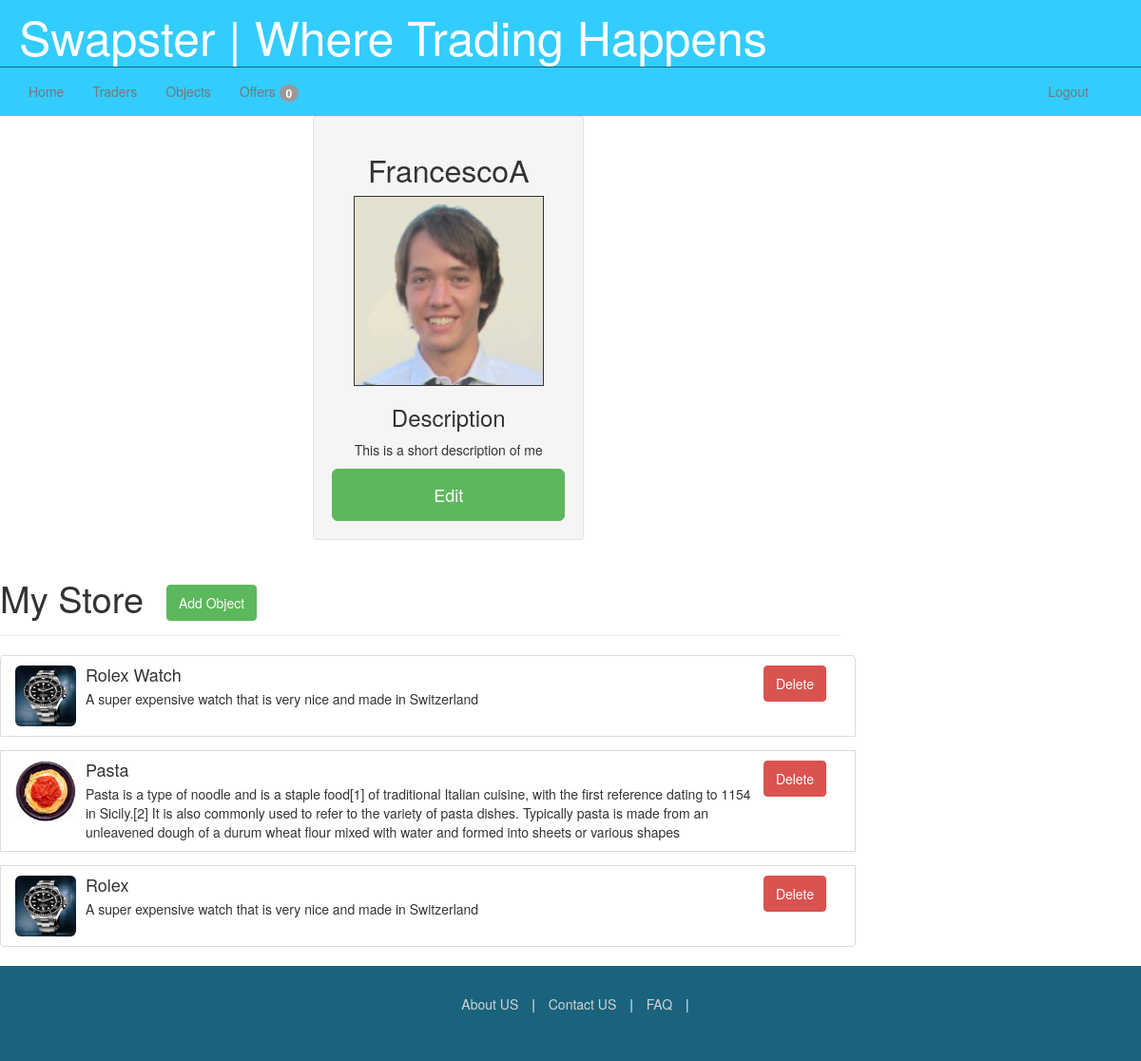
The app's page /traders/profile/ (signed in), older data.
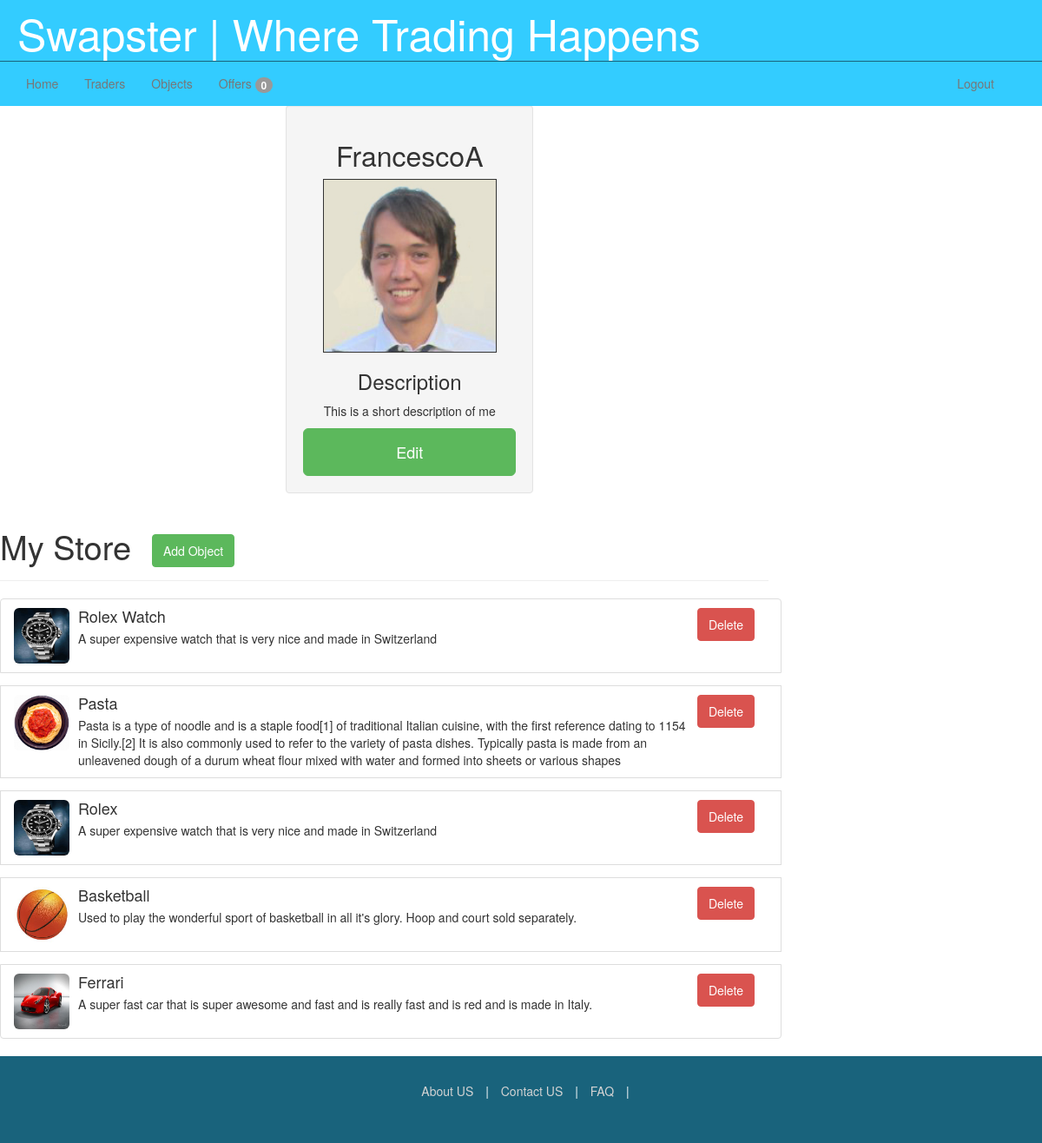
The same page, newer data.
### objects/models.py (models this page shows, shortened)
class Object(models.Model):
	owner = models.ForeignKey(settings.AUTH_USER_MODEL, related_name="item")
	name = models.CharField(max_length=30)
	summary = models.CharField(max_length=500)
	description = models.TextField(blank=True)
	image = models.ImageField(upload_to="objects/")
	date_created = models.DateTimeField(auto_now=True)
	def __unicode__(self):  # Python 3: def __str__(self):
		return self.name

### trader/views.py (the view, shortened to what this page needs)
class UpdateTraderView(UpdateView):
    model = Trader
    template_name = 'trader/user_profile.html'
    form_class = TraderForm
    success_url = '/traders/profile'
    def get_object(self, queryset=None):
        return self.request.user
    def get_context_data(self, **kwargs):
        context = super(UpdateTraderView, self).get_context_data(**kwargs)
        items = Object.objects.filter(owner=self.request.user)
        context['items'] = items
        return context

### trader/models.py (called while the page is built)
	def image_url(self):
		if self.image:
			return self.image.url
		else:
			return "http://s7.postimg.org/5q3jk5cm3/default.jpg"

	def request_count(self):
		return Offer.objects.filter(receiver=self).count()

### templates/trader/user_profile.html (shortened to what this page needs)
{% extends 'trader/profile.html' %}
{% block additional_profile %}
<button data-toggle="modal" href="#edit-user" class="btn btn-large btn-success btn-block">Edit</button>
{% endblock %}
{% block additional_store_header %}
	<a href="/objects/add"><button id="add-object" class="btn btn-success"> Add Object </button></a>
{% endblock %}
{% block delete_button %}
	<a href="{% url 'delete_object' item.id %}" class="btn btn-danger pull-right">Delete</a>
{% endblock %}

### templates/trader/profile.html (shortened to what this page needs)
{% extends 'swapster/base.html' %}
{% block content %}
<div class="row">
	<div class="col-3 profile">
		<div class='well'>
			<h2> {{ user.username }}</h2>
			<img class="profile-pic" src="{{ user.image_url }}"/>
			<h3> Description </h3>
			<p> {{ user.bio }}</p>
			{% block additional_profile %}{% endblock %}
		</div>
	</div>
	<div class="col-9">
		<div class="row">
			<h1 class="store-header">{{ user.store_title }} </h1>
			{% block additional_store_header %}
			{% endblock %}
		</div>
		<hr>
		<div class="row">
			{% block profile_content %}
			<div class="list-group">
			{% for item in items %}
				<div class="media list-group-item">
					<a class="pull-left detail-trigger" name="{{ item|safe }}" owner="{{ item.owner.username }}">
					<img class="media-object img-rounded object-icon-medium" src="{{ item.image.url }}"/>
					</a>
					{% block delete_button %}
					{% endblock %}
					<div class="media-body">
						<h4 class="media-heading">
						{{ item.name }}
						</h4>
						{{ item.summary }}
					</div>
				</div>
			{% endfor %}
			</div>
			{% endblock %}
		</div>
	</div>
</div>
{% endblock %}

Row changes from the older to the newer data that the page shows:
added Object: image (picture), name "Basketball", summary "Used to play the wonderful sport of basketball in all it's glory. Hoop and court sold separately."
added Object: image (picture), name "Ferrari", summary "A super fast car that is super awesome and fast and is really fast and is red and is made in Italy."
